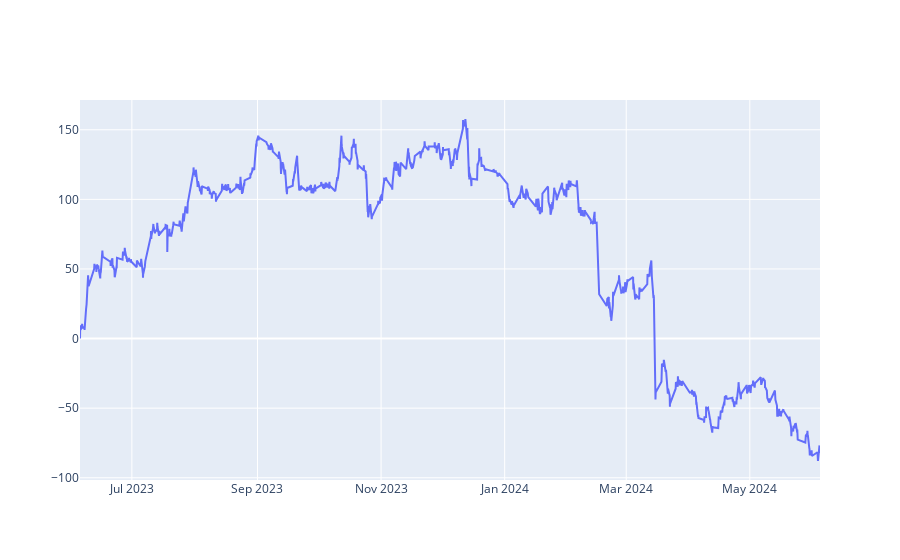

The code cell stored with this chart in its notebook:
### Code cell
# Plot the difference between the two tickers

fig = go.Figure()
fig.add_trace(go.Scatter(x=tsm_qcom_dif.index, y=tsm_qcom_dif, name='TSM-QCOM'))

fig.show()

### Figure 1 — Plotly figure (JSON) as saved in the notebook; plotly's stock layout.template omitted (floating-point values rounded to 4 significant figures; data arrays with more than 128 entries replaced by an {"elided": "..."} marker saying what was removed)
{"data": [{"name": "TSM-QCOM", "type": "scatter", "x": {"elided": "1756 str values"}, "y": {"elided": "1756 float values"}}], "layout": {}}
